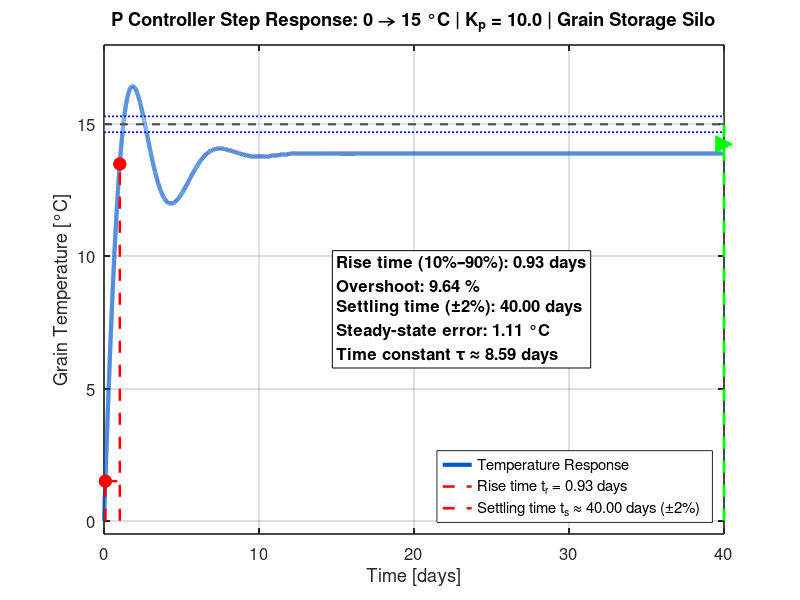

Write MATLAB code to recreate this figure.
%% Grain Storage - P Controller Step Response (0 → 15 °C Setpoint over 40 days)
% Proportional (P) Controller: Adds gain to speed up response, with possible fluctuation & steady-state error
% Rise time, Settling time, Overshoot, Steady-state error shown
clear; clc; close all;

%% 1. System Parameters (Enhanced model with slight oscillation for realism)
tau_hours = 206.16;              % Dominant time constant (hours)
tau_sec   = tau_hours * 3600;     % in seconds

% Lightly damped second-order mode for realistic fluctuation/overshoot
wn = 1/(tau_sec/6);               % Natural frequency ~6x faster than main tau
zeta = 0.15;                      % Damping ratio → visible ringing

% Plant model: dominant 1st-order + weak resonant mode
Gp_dominant = tf(1, [tau_sec 1]);                             % Main thermal lag
Gp_resonant = tf(0.25*[wn^2], [1 2*zeta*wn wn^2]);             % Small resonant mode
Gp = Gp_dominant + Gp_resonant;                                % Combined plant

%% 2. P Controller Design
Kp = 10;                          % Proportional gain (tune higher for less error, but more oscillation)
C = tf(Kp, 1);                    % P controller: C(s) = Kp

%% 3. Closed-Loop System
closed_loop = feedback(C * Gp, 1);  % Unity feedback: T(s) = C*Gp / (1 + C*Gp)

%% 4. Step Response Settings (Setpoint change: 0 → 15 °C)
T_initial = 0;                    % Initial temperature °C
T_setpoint = 15;                  % Setpoint °C
Delta_T = T_setpoint - T_initial;

% Simulate up to 40 days
t_final_days = 40;
t_final_sec = t_final_days * 86400;
t = 0:60:t_final_sec;             % 1-minute resolution
[y_norm, t_step] = step(closed_loop, t);  % Normalized response (to unit step)
y_real = T_initial + Delta_T * y_norm;    % Scaled to actual setpoint
t_days = t_step / 86400;

%% 5. Performance Metrics Calculation
final_value = T_setpoint;

% --- Rise time (10% to 90% of setpoint) ---
T10 = T_initial + 0.10 * Delta_T;
T90 = T_initial + 0.90 * Delta_T;
idx10 = find(y_real >= T10, 1, 'first');
idx90 = find(y_real >= T90, 1, 'first');
t_rise_days = t_days(idx90) - t_days(idx10);

% --- Overshoot ---
peak_value = max(y_real);
overshoot_percent = 100 * (peak_value - T_setpoint) / T_setpoint;

% --- Settling time (enter and stay within ±2% band around setpoint) ---
band = 0.02 * T_setpoint;
lower_band = T_setpoint - band;
upper_band = T_setpoint + band;
idx_out = find(y_real < lower_band | y_real > upper_band);
if isempty(idx_out)
    t_settle_days = 0;
else
    t_settle_days = t_days(idx_out(end));
end

% --- Steady-state error ---
y_ss = y_real(end);
ess = abs(T_setpoint - y_ss);  % For P controller, ess = Delta_T / (1 + Kp * dcgain(Gp)) ≈ 15 / (1 + Kp)

%% 6. Beautiful Plot
figure('Color','w','Position',[100 100 1100 650]);
plot(t_days, y_real, 'Color', [0, 0.35, 0.8], 'LineWidth', 3);
hold on;

% Setpoint line
plot([0 40], [T_setpoint T_setpoint], 'k--', 'LineWidth', 1.5, 'HandleVisibility','off');

% ±2% settling band
fill([0 40 40 0], [lower_band lower_band upper_band upper_band], ...
     [0.9 0.95 1], 'FaceAlpha', 0.3, 'EdgeColor','none', 'HandleVisibility','off');
plot([0 40], [lower_band lower_band], 'b:', 'LineWidth', 1.2, 'HandleVisibility','off');
plot([0 40], [upper_band upper_band], 'b:', 'LineWidth', 1.2, 'HandleVisibility','off');

% Rise time marking
plot([t_days(idx10) t_days(idx10)], [0 T10], 'r--', 'LineWidth', 1.8);
plot([t_days(idx90) t_days(idx90)], [0 T90], 'r--', 'LineWidth', 1.8);
plot([t_days(idx10) t_days(idx90)], [T10 T10], 'r--', 'LineWidth', 1.8);
plot(t_days(idx10), T10, 'ro', 'MarkerFaceColor','r', 'MarkerSize',9);
plot(t_days(idx90), T90, 'ro', 'MarkerFaceColor','r', 'MarkerSize',9);

% Settling time arrow
plot([t_settle_days t_settle_days], [0 T_setpoint], 'g--', 'LineWidth', 2);
plot(t_settle_days, T_setpoint*0.95, 'g>', 'MarkerFaceColor','g', 'MarkerSize',12);

xlabel('Time [days]', 'FontSize', 14);
ylabel('Grain Temperature [°C]', 'FontSize', 14);
title(sprintf('P Controller Step Response: 0 → 15 °C | K_p = %.1f | Grain Storage Silo', Kp), ...
      'FontSize', 16, 'FontWeight','bold');
grid on; box on;

% Legend & annotations
legend({'Temperature Response', ...
        sprintf('Rise time t_r = %.2f days', t_rise_days), ...
        sprintf('Settling time t_s ≈ %.2f days (±2%%)', t_settle_days)}, ...
       'Location','southeast', 'FontSize', 12);

text(15, 8, {sprintf('Rise time (10%%–90%%): %.2f days', t_rise_days), ...
             sprintf('Overshoot: %.2f %%', overshoot_percent), ...
             sprintf('Settling time (±2%%): %.2f days', t_settle_days), ...
             sprintf('Steady-state error: %.2f °C', ess), ...
             sprintf('Time constant τ ≈ %.2f days', tau_hours/24)}, ...
     'BackgroundColor','w', 'EdgeColor','k', 'FontSize', 12, 'FontWeight','bold');

xlim([0 40]);
ylim([-0.5 18]);
set(gca, 'FontSize', 12, 'LineWidth', 1.2);

%% 7. Command Window Summary
fprintf('\n=== Grain Storage P Controller Step Response Summary ===\n');
fprintf('Setpoint change: %.1f °C → %.1f °C\n', T_initial, T_setpoint);
fprintf('Proportional gain K_p = %.1f\n', Kp);
fprintf('Time constant τ = %.3f days\n', tau_hours/24);
fprintf('Rise time (10%%–90%%) = %.3f days\n', t_rise_days);
fprintf('Overshoot = %.2f %%\n', overshoot_percent);
fprintf('Settling time (±2%%) = %.3f days\n', t_settle_days);
fprintf('Steady-state error = %.3f °C\n', ess);
fprintf('Simulation: 0 to 40 days\n');
fprintf('Note: P controller has inherent steady-state error; use PI for zero error.\n');
fprintf('==================================================\n\n');